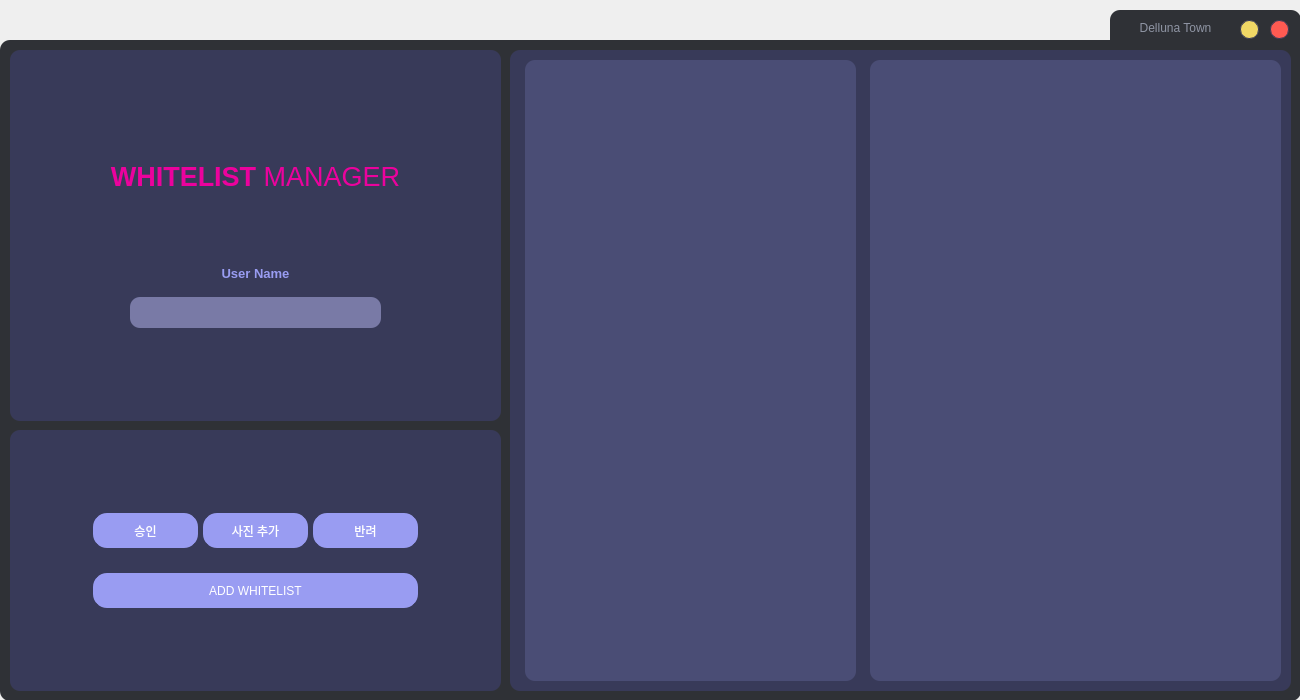
<?xml version="1.0" encoding="UTF-8"?>
<ui version="4.0">
 <class>MainWindow</class>
 <widget class="QMainWindow" name="MainWindow">
  <property name="geometry">
   <rect>
    <x>0</x>
    <y>0</y>
    <width>1300</width>
    <height>700</height>
   </rect>
  </property>
  <property name="windowTitle">
   <string>MainWindow</string>
  </property>
  <widget class="QWidget" name="centralwidget">
   <widget class="QFrame" name="dropShadowFrame_3">
    <property name="enabled">
     <bool>true</bool>
    </property>
    <property name="geometry">
     <rect>
      <x>0</x>
      <y>40</y>
      <width>1301</width>
      <height>661</height>
     </rect>
    </property>
    <property name="cursor">
     <cursorShape>ArrowCursor</cursorShape>
    </property>
    <property name="mouseTracking">
     <bool>false</bool>
    </property>
    <property name="focusPolicy">
     <enum>Qt::StrongFocus</enum>
    </property>
    <property name="styleSheet">
     <string notr="true">QFrame{
	background-color: rgb(47, 49, 54);	
	color: rgb(220, 220, 220);
	border-radius:10px;
}</string>
    </property>
    <property name="frameShape">
     <enum>QFrame::StyledPanel</enum>
    </property>
    <property name="frameShadow">
     <enum>QFrame::Raised</enum>
    </property>
    <widget class="QFrame" name="dropShadowFrame">
     <property name="enabled">
      <bool>true</bool>
     </property>
     <property name="geometry">
      <rect>
       <x>10</x>
       <y>10</y>
       <width>491</width>
       <height>371</height>
      </rect>
     </property>
     <property name="cursor">
      <cursorShape>ArrowCursor</cursorShape>
     </property>
     <property name="mouseTracking">
      <bool>false</bool>
     </property>
     <property name="focusPolicy">
      <enum>Qt::StrongFocus</enum>
     </property>
     <property name="styleSheet">
      <string notr="true">QFrame{
	background-color: rgb(56, 58, 89);	
	color: rgb(220, 220, 220);
	border-radius:10px;
}</string>
     </property>
     <property name="frameShape">
      <enum>QFrame::StyledPanel</enum>
     </property>
     <property name="frameShadow">
      <enum>QFrame::Raised</enum>
     </property>
     <widget class="QLabel" name="label">
      <property name="geometry">
       <rect>
        <x>0</x>
        <y>100</y>
        <width>491</width>
        <height>54</height>
       </rect>
      </property>
      <property name="font">
       <font>
        <family>Segoe UI</family>
        <pointsize>20</pointsize>
        <weight>50</weight>
        <bold>false</bold>
       </font>
      </property>
      <property name="styleSheet">
       <string notr="true">color: rgb(235, 2, 157);</string>
      </property>
      <property name="text">
       <string>&lt;html&gt;&lt;head/&gt;&lt;body&gt;&lt;p&gt;&lt;span style=&quot; font-weight:600;&quot;&gt;WHITELIST&lt;/span&gt; MANAGER&lt;/p&gt;&lt;/body&gt;&lt;/html&gt;</string>
      </property>
      <property name="alignment">
       <set>Qt::AlignCenter</set>
      </property>
     </widget>
     <widget class="QLineEdit" name="lineEdit">
      <property name="geometry">
       <rect>
        <x>120</x>
        <y>247</y>
        <width>251</width>
        <height>31</height>
       </rect>
      </property>
      <property name="focusPolicy">
       <enum>Qt::ClickFocus</enum>
      </property>
      <property name="layoutDirection">
       <enum>Qt::LeftToRight</enum>
      </property>
      <property name="autoFillBackground">
       <bool>false</bool>
      </property>
      <property name="styleSheet">
       <string notr="true">QLineEdit {
	background-color: rgb(121, 122, 166);
	color: rgb(255, 255, 255);
	border-radius: 10px;
	font: 75 10pt &quot;Consolas&quot;;
}

QLineEdit:hover {
	border: 2px solid rgb(153, 154, 209)
}</string>
      </property>
      <property name="text">
       <string/>
      </property>
      <property name="frame">
       <bool>false</bool>
      </property>
      <property name="alignment">
       <set>Qt::AlignCenter</set>
      </property>
      <property name="dragEnabled">
       <bool>false</bool>
      </property>
      <property name="cursorMoveStyle">
       <enum>Qt::LogicalMoveStyle</enum>
      </property>
      <property name="clearButtonEnabled">
       <bool>false</bool>
      </property>
     </widget>
     <widget class="QLabel" name="label_2">
      <property name="geometry">
       <rect>
        <x>120</x>
        <y>210</y>
        <width>251</width>
        <height>28</height>
       </rect>
      </property>
      <property name="font">
       <font>
        <family>Segoe UI</family>
        <pointsize>14</pointsize>
        <weight>50</weight>
        <bold>false</bold>
       </font>
      </property>
      <property name="styleSheet">
       <string notr="true">color: rgb(254, 140, 250);</string>
      </property>
      <property name="text">
       <string>&lt;html&gt;&lt;head/&gt;&lt;body&gt;&lt;p align=&quot;center&quot;&gt;&lt;span style=&quot; font-size:10pt; font-weight:600; color:#999cf2;&quot;&gt;User Name&lt;/span&gt;&lt;/p&gt;&lt;/body&gt;&lt;/html&gt;</string>
      </property>
      <property name="alignment">
       <set>Qt::AlignCenter</set>
      </property>
     </widget>
    </widget>
    <widget class="QFrame" name="dropShadowFrame_4">
     <property name="enabled">
      <bool>true</bool>
     </property>
     <property name="geometry">
      <rect>
       <x>10</x>
       <y>390</y>
       <width>491</width>
       <height>261</height>
      </rect>
     </property>
     <property name="cursor">
      <cursorShape>ArrowCursor</cursorShape>
     </property>
     <property name="mouseTracking">
      <bool>false</bool>
     </property>
     <property name="focusPolicy">
      <enum>Qt::StrongFocus</enum>
     </property>
     <property name="styleSheet">
      <string notr="true">QFrame{
	background-color: rgb(56, 58, 89);	
	color: rgb(220, 220, 220);
	border-radius:10px;
}</string>
     </property>
     <property name="frameShape">
      <enum>QFrame::StyledPanel</enum>
     </property>
     <property name="frameShadow">
      <enum>QFrame::Raised</enum>
     </property>
     <widget class="QPushButton" name="pushButton_3">
      <property name="geometry">
       <rect>
        <x>80</x>
        <y>80</y>
        <width>111</width>
        <height>41</height>
       </rect>
      </property>
      <property name="styleSheet">
       <string notr="true">QPushButton{
	
	font: 63 9pt &quot;나눔고딕&quot;;
	background-color:rgb(153, 156, 242);
	border-radius: 17px;
	color: rgb(255, 255, 255);
	border: 3px solid rgb(56, 58, 89)
}

QPushButton:hover {
	border: 3px solid rgb(175, 177, 255)
}</string>
      </property>
      <property name="text">
       <string>승인</string>
      </property>
     </widget>
     <widget class="QPushButton" name="pushButton_4">
      <property name="geometry">
       <rect>
        <x>80</x>
        <y>140</y>
        <width>331</width>
        <height>41</height>
       </rect>
      </property>
      <property name="styleSheet">
       <string notr="true">QPushButton{
	font: 9pt &quot;Segoe UI&quot;;
	background-color:rgb(153, 156, 242);
	border-radius: 17px;
	color: rgb(255, 255, 255);
	border: 3px solid rgb(56, 58, 89)
}

QPushButton:hover {
	border: 3px solid rgb(175, 177, 255)
}</string>
      </property>
      <property name="text">
       <string>ADD WHITELIST</string>
      </property>
     </widget>
     <widget class="QPushButton" name="pushButton_6">
      <property name="geometry">
       <rect>
        <x>190</x>
        <y>80</y>
        <width>111</width>
        <height>41</height>
       </rect>
      </property>
      <property name="styleSheet">
       <string notr="true">QPushButton{
	
	font: 63 9pt &quot;나눔고딕&quot;;
	background-color:rgb(153, 156, 242);
	border-radius: 17px;
	color: rgb(255, 255, 255);
	border: 3px solid rgb(56, 58, 89)
}

QPushButton:hover {
	border: 3px solid rgb(175, 177, 255)
}</string>
      </property>
      <property name="text">
       <string>사진 추가</string>
      </property>
     </widget>
     <widget class="QPushButton" name="pushButton_5">
      <property name="geometry">
       <rect>
        <x>300</x>
        <y>80</y>
        <width>111</width>
        <height>41</height>
       </rect>
      </property>
      <property name="styleSheet">
       <string notr="true">QPushButton{
	
	font: 63 9pt &quot;나눔고딕&quot;;
	background-color:rgb(153, 156, 242);
	border-radius: 17px;
	color: rgb(255, 255, 255);
	border: 3px solid rgb(56, 58, 89)
}

QPushButton:hover {
	border: 3px solid rgb(175, 177, 255)
}</string>
      </property>
      <property name="text">
       <string>반려</string>
      </property>
     </widget>
    </widget>
    <widget class="QFrame" name="dropShadowFrame_2">
     <property name="enabled">
      <bool>true</bool>
     </property>
     <property name="geometry">
      <rect>
       <x>510</x>
       <y>10</y>
       <width>781</width>
       <height>641</height>
      </rect>
     </property>
     <property name="cursor">
      <cursorShape>ArrowCursor</cursorShape>
     </property>
     <property name="mouseTracking">
      <bool>false</bool>
     </property>
     <property name="focusPolicy">
      <enum>Qt::StrongFocus</enum>
     </property>
     <property name="styleSheet">
      <string notr="true">QFrame{
	background-color: rgb(56, 58, 89);	
	color: rgb(220, 220, 220);
	border-radius:10px;
}</string>
     </property>
     <property name="frameShape">
      <enum>QFrame::StyledPanel</enum>
     </property>
     <property name="frameShadow">
      <enum>QFrame::Raised</enum>
     </property>
     <widget class="QListWidget" name="listWidget">
      <property name="geometry">
       <rect>
        <x>15</x>
        <y>10</y>
        <width>331</width>
        <height>621</height>
       </rect>
      </property>
      <property name="styleSheet">
       <string notr="true">QListView{
	background-color: rgb(74, 77, 117);	
	color: rgb(220, 220, 220);
	border-radius:10px;
}</string>
      </property>
     </widget>
     <widget class="QLabel" name="label_4">
      <property name="geometry">
       <rect>
        <x>360</x>
        <y>10</y>
        <width>411</width>
        <height>621</height>
       </rect>
      </property>
      <property name="styleSheet">
       <string notr="true">background-color: rgb(74, 77, 117);	
color: rgb(220, 220, 220);
border-radius:10px;
</string>
      </property>
      <property name="text">
       <string/>
      </property>
      <property name="alignment">
       <set>Qt::AlignCenter</set>
      </property>
     </widget>
    </widget>
   </widget>
   <widget class="QFrame" name="dropShadowFrame_5">
    <property name="enabled">
     <bool>true</bool>
    </property>
    <property name="geometry">
     <rect>
      <x>1110</x>
      <y>10</y>
      <width>191</width>
      <height>61</height>
     </rect>
    </property>
    <property name="cursor">
     <cursorShape>ArrowCursor</cursorShape>
    </property>
    <property name="mouseTracking">
     <bool>false</bool>
    </property>
    <property name="focusPolicy">
     <enum>Qt::StrongFocus</enum>
    </property>
    <property name="styleSheet">
     <string notr="true">QFrame{
	background-color: rgb(47, 49, 54);	
	color: rgb(220, 220, 220);
	border-radius:10px;
}</string>
    </property>
    <property name="frameShape">
     <enum>QFrame::StyledPanel</enum>
    </property>
    <property name="frameShadow">
     <enum>QFrame::Raised</enum>
    </property>
    <widget class="QPushButton" name="pushButton">
     <property name="geometry">
      <rect>
       <x>160</x>
       <y>10</y>
       <width>19</width>
       <height>19</height>
      </rect>
     </property>
     <property name="styleSheet">
      <string notr="true">QPushButton {
background-color: rgb(255, 90, 82);
border: 1px solid rgb(56, 58, 89);
border-radius: 9px;
}

QPushButton:hover {
border: 2px solid rgb(255, 137, 137);
}</string>
     </property>
     <property name="text">
      <string/>
     </property>
    </widget>
    <widget class="QPushButton" name="pushButton_2">
     <property name="geometry">
      <rect>
       <x>130</x>
       <y>10</y>
       <width>19</width>
       <height>19</height>
      </rect>
     </property>
     <property name="styleSheet">
      <string notr="true">QPushButton {
background-color: rgb(240, 215, 101);
border: 1px solid rgb(56, 58, 89);
border-radius: 9px;
}

QPushButton:hover {
border: 2px solid rgb(255, 234, 112);
}</string>
     </property>
     <property name="text">
      <string/>
     </property>
    </widget>
    <widget class="QLabel" name="label_3">
     <property name="geometry">
      <rect>
       <x>10</x>
       <y>3</y>
       <width>111</width>
       <height>31</height>
      </rect>
     </property>
     <property name="font">
      <font>
       <family>Segoe UI</family>
       <pointsize>9</pointsize>
       <weight>50</weight>
       <italic>false</italic>
       <bold>false</bold>
      </font>
     </property>
     <property name="styleSheet">
      <string notr="true">color: rgb(235, 2, 157);
font: 9pt &quot;Segoe UI&quot;;</string>
     </property>
     <property name="text">
      <string>&lt;html&gt;&lt;head/&gt;&lt;body&gt;&lt;p&gt;&lt;span style=&quot; font-size:9pt; color:#8f95a4;&quot;&gt;Delluna Town&lt;/span&gt;&lt;/p&gt;&lt;/body&gt;&lt;/html&gt;</string>
     </property>
     <property name="alignment">
      <set>Qt::AlignCenter</set>
     </property>
    </widget>
   </widget>
   <zorder>dropShadowFrame_5</zorder>
   <zorder>dropShadowFrame_3</zorder>
  </widget>
 </widget>
 <resources/>
 <connections/>
</ui>
